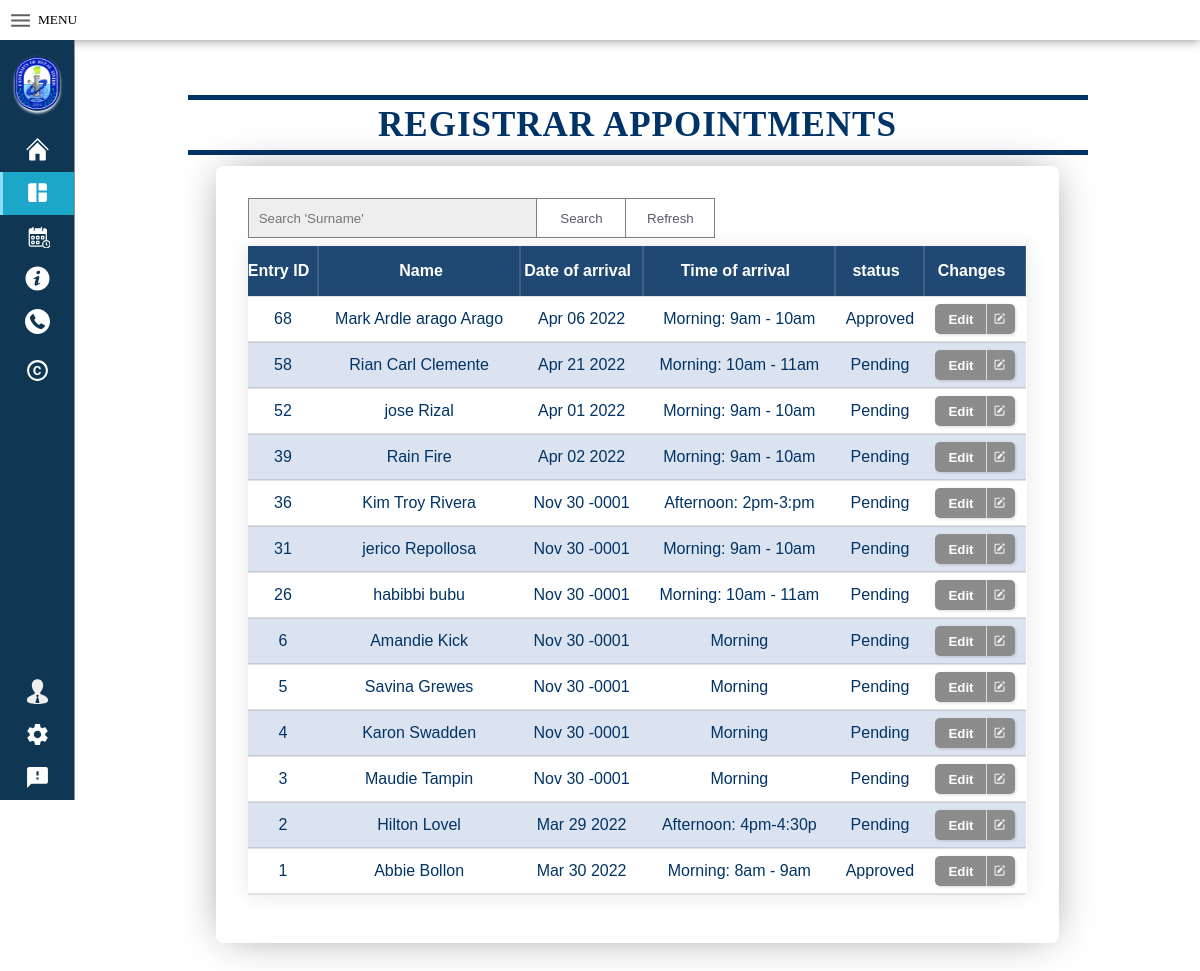
/Registrar_appointment_list.php, run on an earlier commit of the app's database.
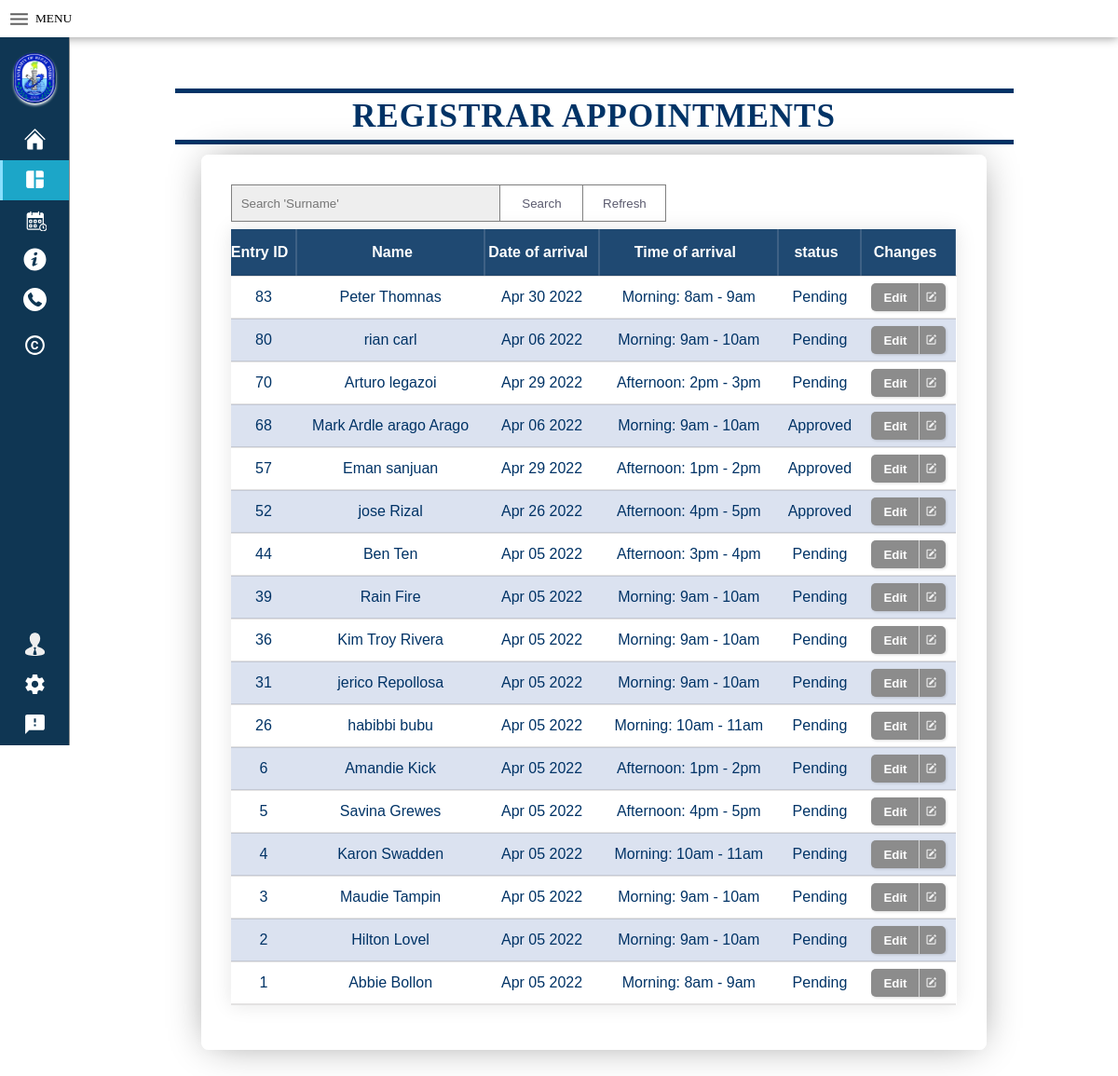
And on a later commit of the database.
### tables this page shows
CREATE TABLE `stakeholders` (
  `id` int(11) NOT NULL,
  `first_name` varchar(20) NOT NULL,
  `last_name` varchar(20) NOT NULL,
  `category` varchar(50) NOT NULL,
  `address` varchar(20) NOT NULL,
  `contact_No` varchar(11) NOT NULL,
  `email` varchar(50) NOT NULL,
  `time` varchar(20) NOT NULL,
  `office` varchar(20) NOT NULL,
  `purpose_of_appoint` varchar(100) NOT NULL,
  `status` varchar(20) NOT NULL,
  `date` date NOT NULL,
  `validity_of_QR` date NOT NULL,
  `added_at` datetime NOT NULL DEFAULT current_timestamp()
);

### Registrar_appointment_list.php (the view, shortened to what the changed rows need)
<?php
$con = connection();
$sql = "SELECT * FROM stakeholders   WHERE office ='Registrar' ORDER BY id DESC";
?>
<!DOCTYPE html>
<html>
<head>
  <link rel="stylesheet" type="text/css" href="CSS/index.css"></link>
  <link rel="stylesheet" type="text/css" href="CSS/view_appointment.css"></link>
</head>
<body>
  <header class="header">
      <div class="Welcome"><h1> Welcome to University of Rizal System Morong</h1></h1></div>
    </header>
        <div class="container">
        <div class="view-appoint">
          <div class="container-view-appointment">
                <?php
                   $client = $con->query($sql);
                   $row = $client->fetch_assoc();
                ?></div>
            <table>
                <thead>
                  <tr>
                    <th>Entry ID</th>
                    <th Class="name"> Name    </th>
                    <th>Date of arrival</th>
                    <th>Time of arrival</th>
                    <th>status</th>
                    <th>Changes</th>
                  </tr>
                </thead>
                <tbody>
                <?php do{?>
                  <tr class="data">
                    <td> <?php echo $row['id'];?> </td>
                    <td Class="tdname"> <?php echo $row['first_name'];?>
                         <?php echo $row['last_name'];?></td>
                    <td  pattern="mm/dd/yyyy">  <?php $orgDate =  $row['date'];
                                                          $newDate = new DateTime($orgDate);
                                                            echo $newDate->format('M d Y');
                                                    ?></td>
                    <td> <?php echo $row['time'];?></td>
                    <td> <?php echo $row['status'];?></td>
                    <td Class="details">
                        <button class="noselect" onclick="window.location.href='Login_entry.php?ID=<?php echo $row['id'];?>'"><span class='text'>Edit</span>
                        <span class="icon"></span></button>
                        </td>
                  </tr>
                <?php }while($row = $client->fetch_assoc()); ?>
                </tbody>
            </table>
          </div>
        </div>
      </div>
</body>
</html>

What changed in the data, as far as the page shows it:
no longer on this page (row edited): stakeholders: id "58", first_name "Rian Carl", last_name "Clemente", date "Apr 21 2022", time "Morning: 10am - 11am", status "Pending"
added stakeholders: id "83", first_name "Peter", last_name "Thomnas", date "Apr 30 2022", time "Morning: 8am - 9am", status "Pending"
added stakeholders: id "80", first_name "rian", last_name "carl", date "Apr 06 2022", time "Morning: 9am - 10am", status "Pending"
now on this page (row edited): stakeholders: id "70", first_name "Arturo", last_name "legazoi", date "Apr 29 2022", time "Afternoon: 2pm - 3pm", status "Pending"
now on this page (row edited): stakeholders: id "57", first_name "Eman", last_name "sanjuan", date "Apr 29 2022", time "Afternoon: 1pm - 2pm", status "Approved"
changed stakeholders "jose": date "Apr 01 2022" → "Apr 26 2022"; time "Morning: 9am - 10am" → "Afternoon: 4pm - 5pm"; status "Pending" → "Approved"
now on this page (row edited): stakeholders: id "44", first_name "Ben", last_name "Ten", date "Apr 05 2022", time "Afternoon: 3pm - 4pm", status "Pending"
changed stakeholders "Rain": date "Apr 02 2022" → "Apr 05 2022"
changed stakeholders "Kim Troy": date "Nov 30 -0001" → "Apr 05 2022"; time "Afternoon: 2pm-3:pm" → "Morning: 9am - 10am"
changed stakeholders "jerico": date "Nov 30 -0001" → "Apr 05 2022"
changed stakeholders "habibbi": date "Nov 30 -0001" → "Apr 05 2022"
changed stakeholders "Amandie": date "Nov 30 -0001" → "Apr 05 2022"; time "Morning" → "Afternoon: 1pm - 2pm"
changed stakeholders "Savina": date "Nov 30 -0001" → "Apr 05 2022"; time "Morning" → "Afternoon: 4pm - 5pm"
changed stakeholders "Karon": date "Nov 30 -0001" → "Apr 05 2022"; time "Morning" → "Morning: 10am - 11am"
changed stakeholders "Maudie": date "Nov 30 -0001" → "Apr 05 2022"; time "Morning" → "Morning: 9am - 10am"
changed stakeholders "Hilton": date "Mar 29 2022" → "Apr 05 2022"; time "Afternoon: 4pm-4:30p" → "Morning: 9am - 10am"
changed stakeholders "Abbie": date "Mar 30 2022" → "Apr 05 2022"; status "Approved" → "Pending"
